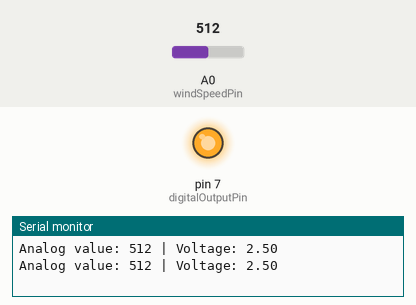
Recording of a sketch running on a simulated Arduino Uno, built with avr-gcc and run on an emulated ATmega328P. Shown: output pins drawn as LEDs (lit = HIGH), the last lines printed to the serial monitor. Inputs (shaded band) come from the test bench; at power-on: A0 (windSpeedPin) = 512.

Above: at 1.8 s.
1.9 s: A0 (windSpeedPin) set to 496
At 2.6 s:
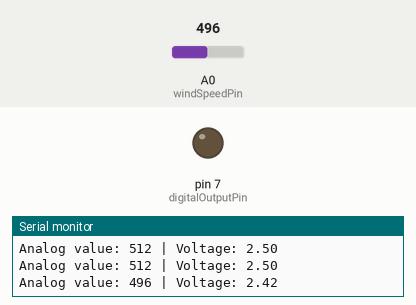
3.5 s: A0 (windSpeedPin) set to 716
At 5.2 s:
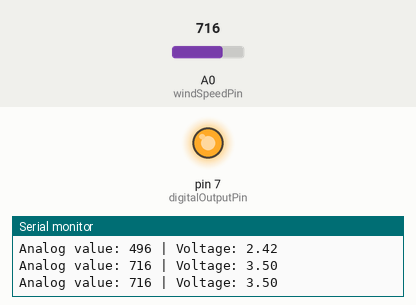
5.5 s: A0 (windSpeedPin) set to 511
At 7.0 s:
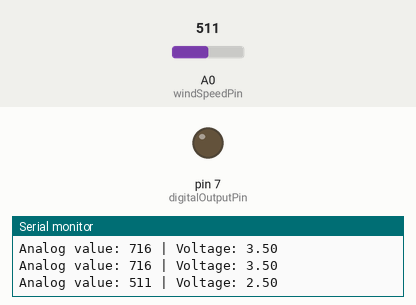
Timing chart, 0 to 8.5 s (numbered marks = the images above; inputs shaded):
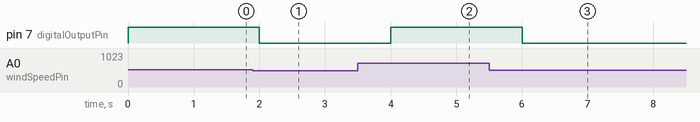

The sketch:

tuulen_suunta.ino
```cpp
// Pin connected to the analog signal of the wind speed sensor
const int windSpeedPin = A0; // Adjust according to your wiring

// Digital output pin
const int digitalOutputPin = 7;

void setup() {
  Serial.begin(9600); // Start serial communication
  pinMode(digitalOutputPin, OUTPUT);
}

void loop() {
  int analogValue = analogRead(windSpeedPin); // Read the analog signal
  float voltage = analogValue * (5.0 / 1023.0); // Convert to voltage (0-5V)

  // Example threshold for digital conversion
  if (voltage > 2.5) {
    digitalWrite(digitalOutputPin, HIGH); // Wind speed above threshold
  } else {
    digitalWrite(digitalOutputPin, LOW); // Wind speed below threshold
  }

  // Output the readings to the serial monitor
  Serial.print("Analog value: ");
  Serial.print(analogValue);
  Serial.print(" | Voltage: ");
  Serial.println(voltage);

  delay(1000); // Delay for readability
}
```

Measured:
- the behaviour switches between 512 and 511 on A0 (windSpeedPin) (found by bisection; images 0 and 1)
- after the input at 1.9 s, pin 7 (digitalOutputPin): HIGH → LOW after 0.10 s
- after the input at 3.5 s, pin 7 (digitalOutputPin): LOW → HIGH after 0.50 s
- after the input at 5.5 s, pin 7 (digitalOutputPin): HIGH → LOW after 0.51 s
